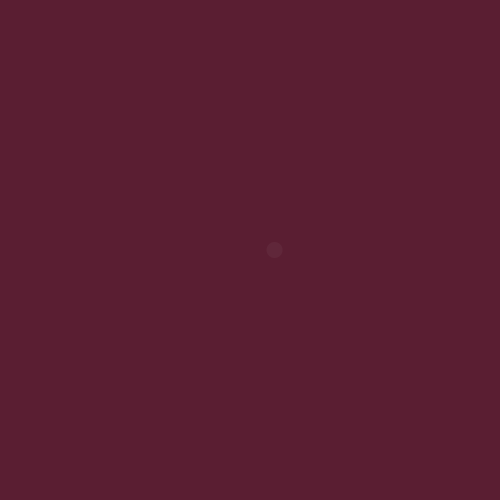
Frame 1 (no input)
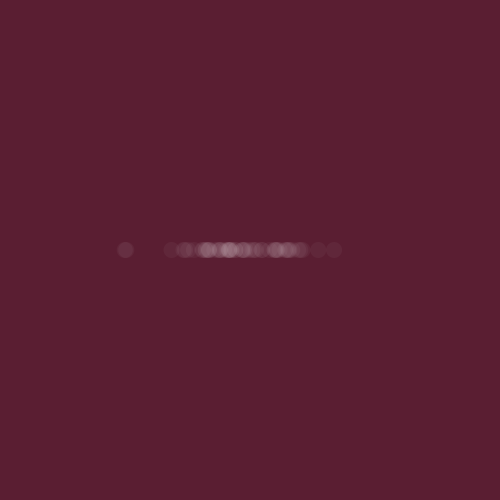
Frame 60 (the mouse pressed at the canvas centre just before this capture)
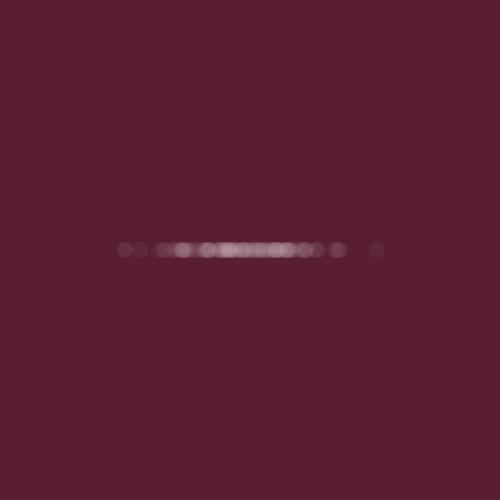
Frame 120 (the mouse held since frame 60 and released just before this capture)

The Processing sketch that drew these frames (run headless with seeded random() and noise(); from frame 60 on, the mouse is pressed at the canvas centre):

// Processing sketch: example_i4
// ── example_i4.pde
//float h = random(200,300);
import java.util.*;
Random generator;
float y2;
void setup(){
	frameRate(10);
	size(500, 500);
	background(90, 30, 50);

	generator = new Random();
}

void draw(){
	float xloc = (float) generator.nextGaussian();
	float sd = 50;
	float mean = width/2;

	xloc = (sd * xloc) + mean;

	noStroke();
	fill(255, 10);
	ellipse(xloc, height/2, 16, 16);
}
